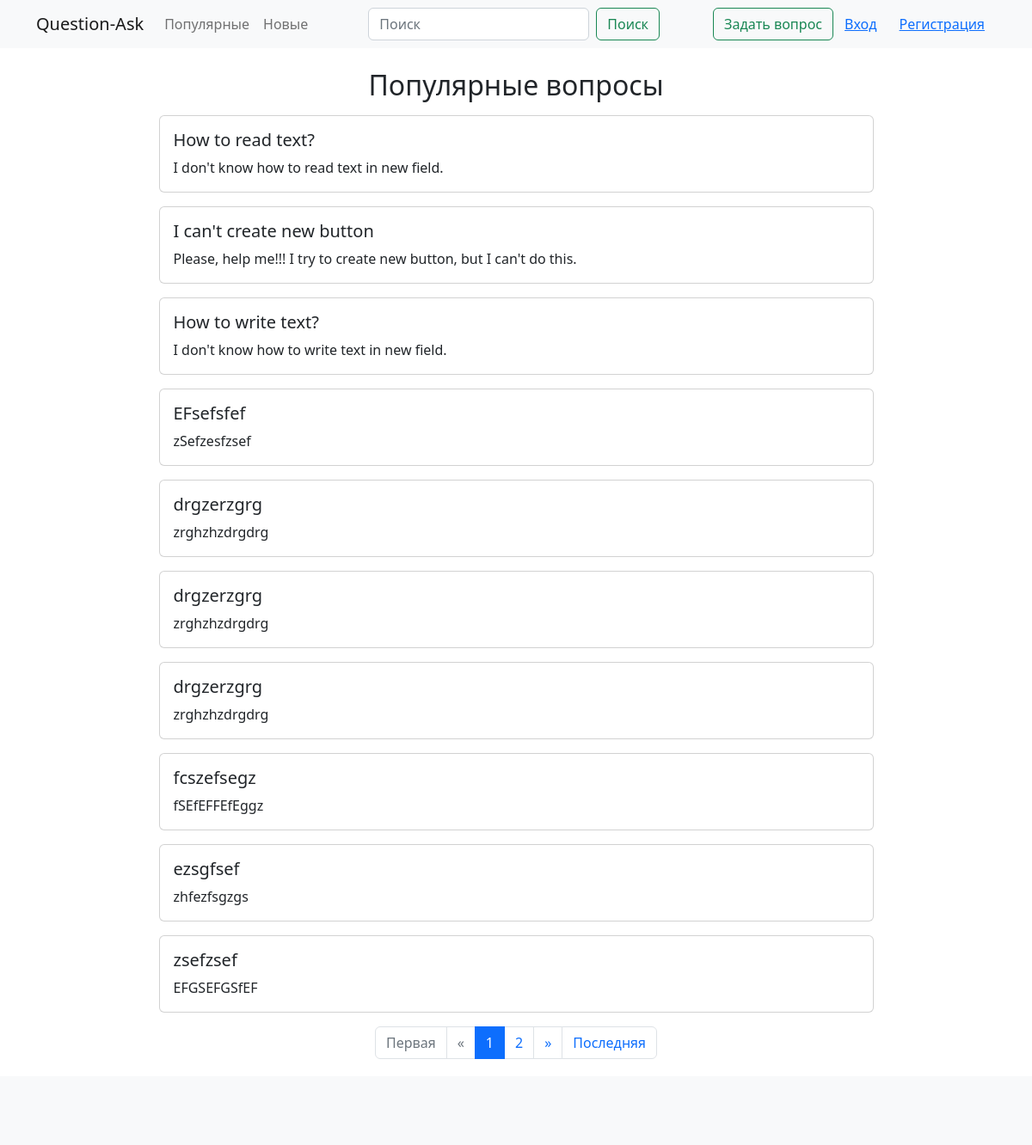
Page /popular/ on the committed database.
### qa/models.py (models this page shows, shortened)
class Question(models.Model):
    objects = QuestionManager()
    title = models.CharField(max_length=255)
    text = models.TextField()
    added_at = models.DateTimeField(blank=True, auto_now_add=True)
    rating = models.IntegerField(default=0)
    author = models.ForeignKey(User, on_delete=models.CASCADE)
    likes = models.ManyToManyField(User, related_name='question_like_user')

### qa/views.py (the view)
# urls.py: path('popular/', views.PopularView.as_view(), name='popular'),
class PopularView(generic.ListView):
    template_name = 'popular.html'
    paginate_by = 10
    model = Question
    def get_queryset(self):
        return Question.objects.popular()

### qa/models.py (called while the page is built)
    def popular(self):
        return self.order_by('-rating')

### qa/templates/popular.html (shortened to what this page needs)
{% extends 'block/base.html' %}
{% block content %}
<div class="container">
    <div class="row justify-content-center">
        <div class="col-lg-9">
            <h2 class="text-center my-3">Популярные вопросы</h2>
            {% for question in page_obj %}
            {% include 'block/question_obj.html' %}
            {% endfor %}
            {% include 'block/pagination.html' %}
        </div>
    </div>
</div>
{% endblock %}

### qa/templates/block/question_obj.html
<a class="card text-decoration-none text-reset my-3" href="{% url 'qa:question' question.id %}">
    <div class="card-body">
        <h5 class="card-title">{{ question.title }}</h5>
        <p class="card-text">{{ question.text }}</p>
    </div>
</a>

### rows in the picture
Question: title "How to read text?", text "I don't know how to read text in new field."
Question: title "I can't create new button", text "Please, help me!!! I try to create new button, but I can't do this."
Question: title "How to write text?", text "I don't know how to write text in new field."
Question: title "EFsefsfef", text "zSefzesfzsef"
Question: title "drgzerzgrg", text "zrghzhzdrgdrg"
Question: title "drgzerzgrg", text "zrghzhzdrgdrg"
Question: title "drgzerzgrg", text "zrghzhzdrgdrg"
Question: title "fcszefsegz", text "fSEfEFFEfEggz"
Question: title "ezsgfsef", text "zhfezfsgzgs"
Question: title "zsefzsef", text "EFGSEFGSfEF"

### other values in the picture
{{ p }} "1" "2"
